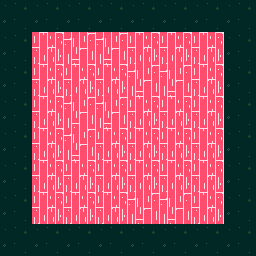

This game map was drawn from its Tiled (.tmx) file and the tilesets committed beside it. A one-line description and the full map source follow:
An orthogonal 8x8 tile map with 32x32 px tiles, 2 tile layers (Tiles, IntGrid_values), 2 tilesets and 1 object (Player).

<map version="1.4" tiledversion="1.4.2" orientation="orthogonal" renderorder="right-down" compressionlevel="0" width="8" height="8" tilewidth="32" tileheight="32" infinite="0" backgroundcolor="#696A79" nextlayerid="4" nextobjectid="1"><tileset firstgid="1" name="Tilesheet_1" tilewidth="32" tileheight="32" tilecount="15" columns="5" objectalignment="topleft" margin="0" spacing="1"><image source="../../tilesheet-1.png" width="132" height="66" /></tileset><tileset firstgid="16" name="IntGrid" tilewidth="32" tileheight="32" tilecount="2" columns="2" objectalignment="topleft"><image source="IntGrid.intgrid.png" width="64" height="32" /></tileset><layer id="1" name="Tiles" width="8" height="8" opacity="1"><data encoding="csv">3,3,3,3,3,3,3,3,3,2,1,1,2,2,2,3,3,2,2,2,1,1,2,3,3,2,1,1,2,2,2,3,3,2,1,2,2,2,2,3,3,2,2,2,2,2,2,3,3,2,2,2,1,1,2,3,3,3,3,3,3,3,3,3</data></layer><objectgroup id="2" name="Entities"><object name="Player" type="Player" x="112" y="112" width="32" height="32"><properties><property name="__anchorX" type="int" value="112" /><property name="__anchorY" type="int" value="112" /><property name="__cx" type="int" value="3" /><property name="__cy" type="int" value="3" /></properties></object></objectgroup><layer id="3" name="IntGrid_values" width="8" height="8" opacity="1"><data encoding="csv">0,0,0,0,0,0,0,0,0,0,0,0,0,0,0,0,0,0,0,0,0,0,0,0,0,0,0,0,0,0,0,0,0,0,0,0,0,0,0,0,0,0,0,0,0,0,0,0,0,0,0,0,0,0,0,0,0,0,0,0,0,0,0,0</data></layer></map>
